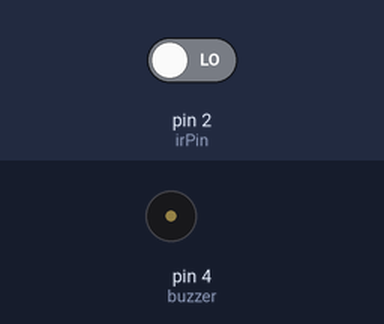
This sketch was run on a simulated Arduino Uno, built with avr-gcc and run on an emulated ATmega328P. Shown: buzzer (waves = sounding). Inputs (shaded band) come from the test bench; at power-on: pin 2 (irPin) LOW.

Above: at 1.2 s.
1.3 s: pin 2 (irPin) driven HIGH
At 2.5 s:
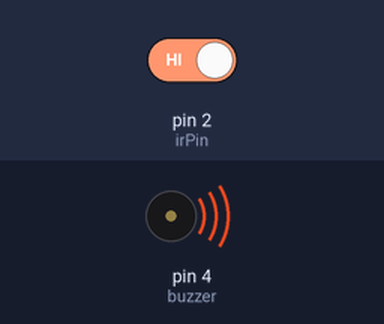
2.8 s: pin 2 (irPin) driven LOW
At 3.9 s:
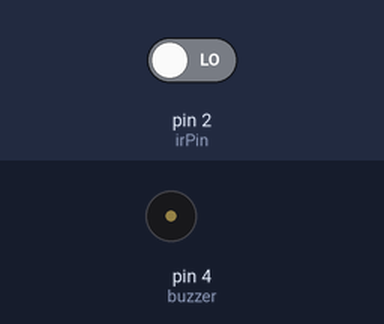
Timing chart, 0 to 5.8 s (numbered marks = the images above; inputs shaded):
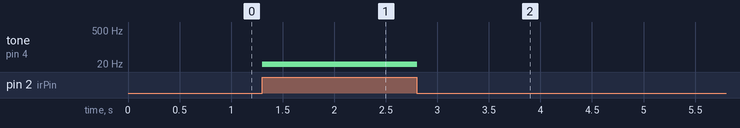

The sketch:

ir_sensor_calibration.ino
```cpp
int irPin = 2;
int buzzer = 4;
int frequency = 1;
int duration = 20;

void setup() {
	pinMode(irPin, INPUT);
	pinMode(buzzer, OUTPUT);
}

void loop() {
	if (digitalRead(irPin) == HIGH) {
		tone(buzzer, frequency, duration);
	}
	else {
		noTone(buzzer);
	}
	delay(10);
}
```

Measured:
- after the input at 1.3 s, tone on pin 4 (buzzer): silent → 1 Hz at once
- after the input at 2.8 s, tone on pin 4 (buzzer): 1 Hz → silent at once
